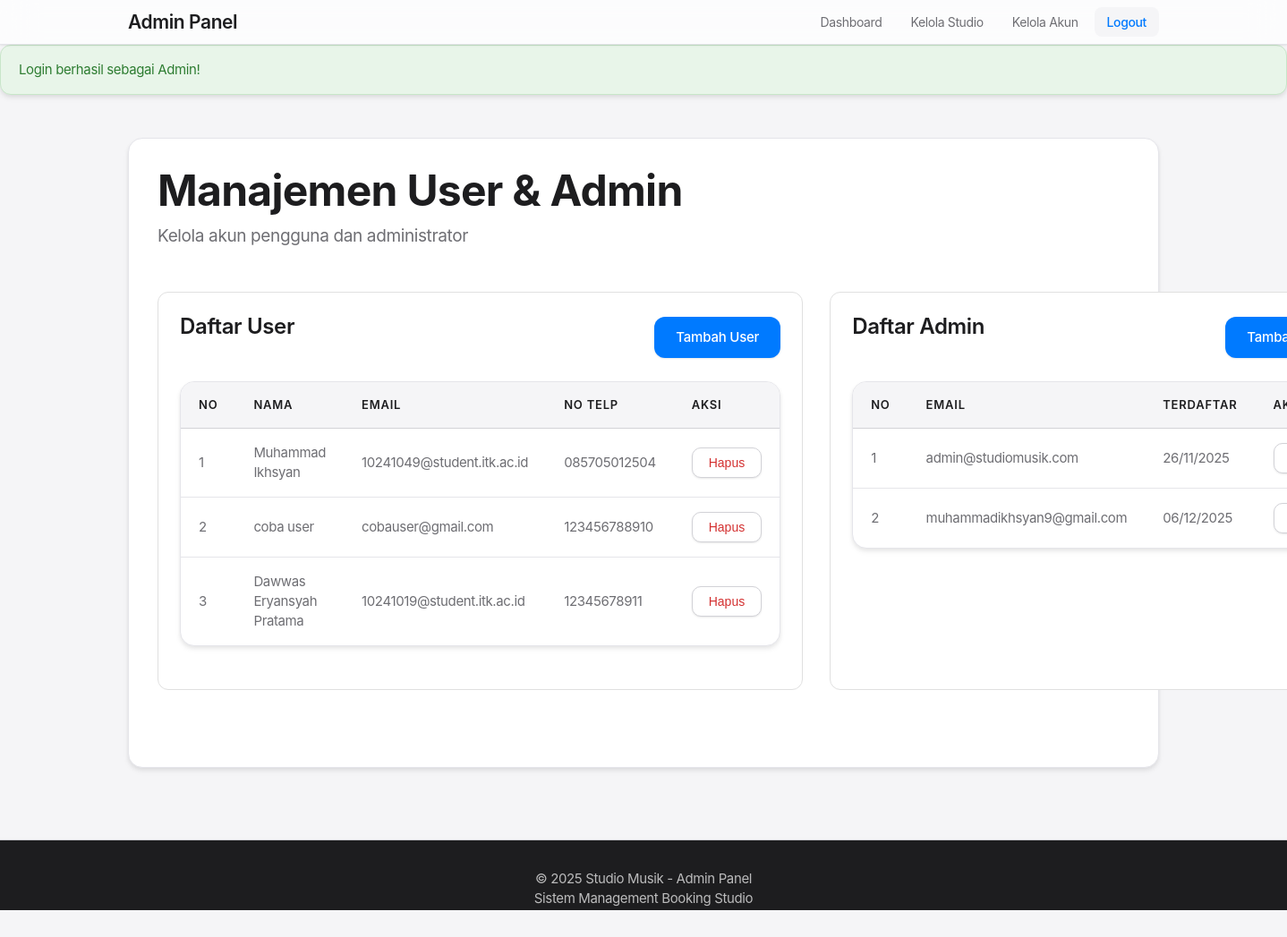
The app's page /public/index.php?url=admin/users (signed in) with its own data.
### tables this page shows
CREATE TABLE `users` (
  `id_user` int(11) NOT NULL,
  `nama` varchar(100) NOT NULL,
  `email` varchar(100) NOT NULL,
  `password` varchar(255) NOT NULL,
  `no_telp` varchar(15) NOT NULL,
  `created_at` timestamp NULL DEFAULT current_timestamp()
);

### app/controllers/AdminController.php (called while the page is built, shortened)
<?php
require_once __DIR__ . '/../../core/Controller.php';
class AdminController extends Controller {
    public function users() {
        $userModel = $this->model('User');
        $allUsers = $userModel->all();
        $adminModel = $this->model('Admin');
        $allAdmins = $adminModel->all();
        $data = [
            'admin' => $_SESSION['admin'],
            'users' => $allUsers,
            'admins' => $allAdmins,
            'title' => 'Manajemen User'
        ];
        $this->view('admin/users', $data);
    }
}
?>

### core/Model.php (called while the page is built, shortened)
<?php
class Model {
    protected $db;
    protected $table;
    public function __construct() {
        require_once __DIR__ . '/../config/Database.php';
        $database = new Database();
        $this->db = $database->getConnection();
    }
    public function all() {
        $query = "SELECT * FROM " . $this->table;
        $stmt = $this->db->prepare($query);
        $stmt->execute();
        return $stmt->fetchAll(PDO::FETCH_ASSOC);
    }
}
?>

### config/Database.php (called while the page is built, shortened)
<?php
class Database {
    private $host = "localhost";
    private $db_name = "studio_music";
    private $username = "root";
    private $password = "";
    public function getConnection() {
        $this->conn = null;
        try {
            $this->conn = new PDO(
                "mysql:host=" . $this->host . ";dbname=" . $this->db_name,
                $this->username,
                $this->password
            );
            $this->conn->setAttribute(PDO::ATTR_ERRMODE, PDO::ERRMODE_EXCEPTION);
            $this->conn->exec("set names utf8");
        } catch(PDOException $e) {
            echo "Connection Error: " . $e->getMessage();
        }
        return $this->conn;
    }
}
?>

### app/views/admin/users.php (the view, shortened to what this page needs)
<?php include __DIR__ . '/header.php'; ?>
<div class="admin-dashboard-container">
    <div class="page-header">
        <h1>Manajemen User & Admin</h1>
        <p>Kelola akun pengguna dan administrator</p>
    </div>
    <div style="display: grid; grid-template-columns: 1fr 1fr; gap: 30px; margin-bottom: 30px;">
        <div class="admin-section">
            <div style="display: flex; justify-content: space-between; align-items: center; margin-bottom: 20px;">
                <h2>Daftar User</h2>
                <a href="/Studio-Music/public/index.php?url=admin/addUser" class="btn btn-primary">
                    Tambah User
                </a>
            </div>
            <?php if (!empty($users)): ?>
                <div class="table-responsive">
                    <table class="booking-table">
                        <thead>
                            <tr>
                                <th>No</th>
                                <th>Nama</th>
                                <th>Email</th>
                                <th>No Telp</th>
                                <th>Aksi</th>
                            </tr>
                        </thead>
                        <tbody>
                            <?php $no = 1; ?>
                            <?php foreach ($users as $user): ?>
                                <tr>
                                    <td><?= $no++ ?></td>
                                    <td><?= htmlspecialchars($user['nama']) ?></td>
                                    <td><?= htmlspecialchars($user['email']) ?></td>
                                    <td><?= htmlspecialchars($user['no_telp']) ?></td>
                                    <td>
                                        <form method="POST" action="/Studio-Music/public/index.php?url=admin/deleteUser" style="display: inline;">
                                            <button type="submit" class="btn-delete" onclick="return confirm('Yakin hapus user ini?')">
                                                Hapus
                                            </button>
                                        </form>
                                    </td>
                                </tr>
                            <?php endforeach; ?>
                        </tbody>
                    </table>
                </div>
            <?php endif; ?>
        </div>
        <div class="admin-section">
            <div style="display: flex; justify-content: space-between; align-items: center; margin-bottom: 20px;">
                <h2>Daftar Admin</h2>
                <a href="/Studio-Music/public/index.php?url=admin/addAdmin" class="btn btn-primary">
                    Tambah Admin
                </a>
            </div>
            <?php if (!empty($admins)): ?>
                <div class="table-responsive">
                    <table class="booking-table">
                        <thead>
                            <tr>
                                <th>No</th>
                                <th>Email</th>
                                <th>Terdaftar</th>
                                <th>Aksi</th>
                            </tr>
                        </thead>
                        <tbody>
                            <?php $no = 1; ?>
                            <?php foreach ($admins as $admin_item): ?>
                                <tr>
                                    <td><?= $no++ ?></td>
                                    <td><?= htmlspecialchars($admin_item['email']) ?></td>
                                    <td><?= date('d/m/Y', strtotime($admin_item['created_at'])) ?></td>
                                    <td>
                                        <form method="POST" action="/Studio-Music/public/index.php?url=admin/deleteAdmin" style="display: inline;">
                                            <button type="submit" class="btn-delete" onclick="return confirm('Yakin hapus admin ini?')">
                                            </button>
                                        </form>
                                    </td>
                                </tr>
                            <?php endforeach; ?>
                        </tbody>
                    </table>
                </div>
            <?php endif; ?>
        </div>
    </div>
</div>
<?php include __DIR__ . '/footer.php'; ?>

### public/css/minimalist.css (style rules this page uses)
:root { --color-primary: #007AFF; --color-primary-dark: #0051D5; --color-primary-light: #3395FF; --color-text: #1d1d1f; --color-text-secondary: #6e6e73; --color-text-muted: #86868b; --color-bg: #ffffff; --color-bg-secondary: #f5f5f7; --color-border: #d2d2d7; --color-border-light: #e5e5ea; --color-overlay-light: rgba(0, 0, 0, 0.3); --color-overlay-dark: rgba(0, 0, 0, 0.7); --color-white: #ffffff; --shadow-sm: 0 1px 3px rgba(0, 0, 0, 0.04), 0 1px 2px rgba(0, 0, 0, 0.06); --shadow-md: 0 4px 6px rgba(0, 0, 0, 0.05), 0 2px 4px rgba(0, 0, 0, 0.06); --shadow-lg: 0 10px 15px rgba(0, 0, 0, 0.08), 0 4px 6px rgba(0, 0, 0, 0.05); --shadow-xl: 0 20px 25px rgba(0, 0, 0, 0.1), 0 10px 10px rgba(0, 0, 0, 0.04); --shadow-2xl: 0 25px 50px rgba(0, 0, 0, 0.15); --focus-ring: 0 0 0 4px rgba(0, 122, 255, 0.3); --transition-smooth: all 0.3s cubic-bezier(0.4, 0, 0.2, 1); --transition-bounce: all 0.4s cubic-bezier(0.68, -0.55, 0.265, 1.55); }
* { margin: 0; padding: 0; box-sizing: border-box; }
body { font-family: -apple-system, BlinkMacSystemFont, 'SF Pro Text', 'SF Pro Display', 'Helvetica Neue', Arial, sans-serif; background-color: var(--color-bg-secondary); color: var(--color-text); line-height: 1.47059; font-weight: 400; font-size: 17px; letter-spacing: -0.022em; -webkit-font-smoothing: antialiased; -moz-osx-font-smoothing: grayscale; }
h1, h2, h3, h4, h5, h6 { font-weight: 600; letter-spacing: -0.015em; color: var(--color-text); }
h1 { font-size: 48px; line-height: 1.08349; font-weight: 700; letter-spacing: -0.003em; }
h2 { font-size: 32px; line-height: 1.125; font-weight: 600; }
p { font-weight: 400; color: var(--color-text-secondary); }
.page-header { margin-bottom: 48px; text-align: left; }
.page-header h1 { font-size: 48px; color: var(--color-text); margin-bottom: 12px; font-weight: 700; letter-spacing: -0.015em; }
.page-header p, .page-header .subtitle { color: var(--color-text-secondary); font-size: 19px; line-height: 1.42105; font-weight: 400; max-width: 640px; }
.btn { padding: 12px 24px; border: none; border-radius: 12px; font-size: 15px; font-weight: 500; cursor: pointer; transition: var(--transition-smooth); text-decoration: none; display: inline-block; text-align: center; letter-spacing: -0.015em; box-shadow: var(--shadow-sm); }
.btn-primary { background: var(--color-primary); color: var(--color-white); }
.btn-delete { background: var(--color-white); color: #d32f2f; padding: 8px 18px; border: 1px solid var(--color-border); border-radius: 10px; font-size: 14px; cursor: pointer; transition: var(--transition-smooth); font-weight: 500; box-shadow: var(--shadow-sm); }
.table-responsive { overflow-x: auto; background: var(--color-white); border: 1px solid var(--color-border-light); border-radius: 16px; box-shadow: var(--shadow-md); margin: 24px 0; }
.booking-table { width: 100%; border-collapse: collapse; }
.booking-table thead { background: var(--color-bg-secondary); border-bottom: 1px solid var(--color-border); }
.booking-table th { padding: 16px 20px; text-align: left; font-weight: 600; font-size: 13px; color: var(--color-text); text-transform: uppercase; letter-spacing: 0.06em; }
.booking-table td { padding: 16px 20px; border-bottom: 1px solid var(--color-border-light); font-size: 15px; color: var(--color-text-secondary); font-weight: 400; }
.booking-table tbody tr:last-child td { border-bottom: none; }
.admin-section { background: white; padding: 24px; border-radius: 12px; border: 1px solid #e0e0e0; margin-bottom: 24px; }
.admin-section h2 { margin-bottom: 24px; color: var(--color-text); font-size: 24px; font-weight: 600; letter-spacing: -0.015em; }
.admin-dashboard-container { background: var(--color-white); padding: 32px; border-radius: 16px; box-shadow: var(--shadow-md); border: 1px solid var(--color-border-light); }

### records on screen
users: nama "Muhammad Ikhsyan", email "10241049@student.itk.ac.id", no_telp "085705012504"
users: nama "coba user", email "cobauser@gmail.com", no_telp "123456788910"
users: nama "Dawwas Eryansyah Pratama", email "10241019@student.itk.ac.id", no_telp "12345678911"

### other values on screen
$flash['message'] "Login berhasil sebagai Admin!"
$admin_item['email'] "admin@studiomusik.com"
date('d/m/Y', strtotime($admin_item['created_at'])) "26/11/2025"
$admin_item['email'] "muhammadikhsyan9@gmail.com"
date('d/m/Y', strtotime($admin_item['created_at'])) "06/12/2025"
